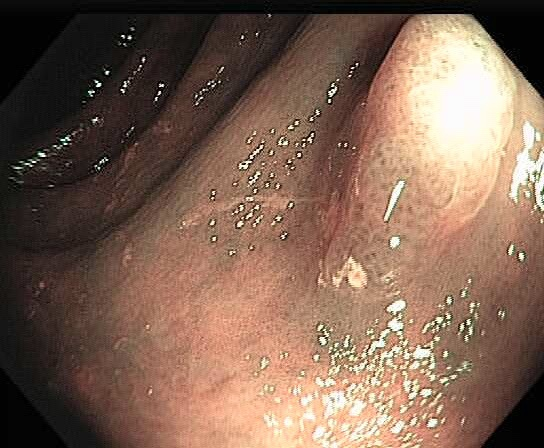
#> input picture temp/11_144.jpg, 544 x 448 px
$ python -i utils.py   (imports and definitions only)
#> lines starting #> are read from the running program, lines starting #| are printed output that depends on the picture
#> further down, picture is the input picture: shape (448, 544, 3); mean B, G, R 83.4, 99.7, 126.8
import numpy as np
import xml.etree.ElementTree as ET
import json
import cv2
import sys
import cv2
import numpy as np
import os
import pandas as pd

class AverageMeter(object):
    """Computes and stores the average and current value"""
    def __init__(self):
        self.reset()

    # [12 lines left out: functions reset, update, not called in this run]

class HiddenPrints:
    def __enter__(self):
        self._original_stdout = sys.stdout
        sys.stdout = open(os.devnull, 'w')

    def __exit__(self, exc_type, exc_val, exc_tb):
        sys.stdout.close()
        sys.stdout = self._original_stdout

class Resizer:
    def __init__(self, size=(640, 640), mode='letterbox'):
        self.size = (size, size) if isinstance(size, int) else size
        assert mode in ['letterbox', 'keep', 'no keep'], "Unknown mode: %s"%mode
        self.mode = mode

    def resize_image(self, image):
        if self.mode == 'letterbox':
            new_img = self.letterbox(image, (114, 114, 114))
        elif self.mode == 'keep':
            new_img = self.resize_keep_ar(image)
        elif self.mode == 'no keep':
            new_img = self.resize_wo_keep_ar(image)

        return new_img

    # [78 lines left out: functions resize_boxes, rescale_boxes, resize_keep_ar, resize_wo_keep_ar, not called in this run]

    def letterbox(self, im, color=(114, 114, 114), stride=32):
        ## auto = True, scaleup = False
        # Resize and pad image while meeting stride-multiple constraints
#> called with color = (114, 114, 114), stride = 32
        shape = im.shape[:2]  # current shape [height, width]
#> shape = (448, 544)
        # if isinstance(size, int):
        #     new_shape = (size, size)
        # else: new_shape = size
        new_shape = [self.size[0], self.size[1]]
        # Scale ratio (new / old)
        r = min(new_shape[0] / shape[0], new_shape[1] / shape[1])
#> r = 1.18
        r = min(r, 1.0)
#> r = 1

        # Compute padding
        new_unpad = int(round(shape[1] * r)), int(round(shape[0] * r)) # w, h
#> new_unpad = (544, 448)
        dw, dh = new_shape[1] - new_unpad[0], new_shape[0] - new_unpad[1]  # wh padding
#> dw = 96; dh = 192

        dw /= 2  # divide padding into 2 sides
#> dw = 48
        dh /= 2
#> dh = 96
        if shape[::-1] != new_unpad:  # resize
            im = cv2.resize(im, new_unpad, interpolation=cv2.INTER_LINEAR)
        top, bottom = int(round(dh - 0.1)), int(round(dh + 0.1))
#> top = 96; bottom = 96
        left, right = int(round(dw - 0.1)), int(round(dw + 0.1))
#> left = 48; right = 48
        im = cv2.copyMakeBorder(im, top, bottom, left, right, cv2.BORDER_CONSTANT, value=color)  # add border
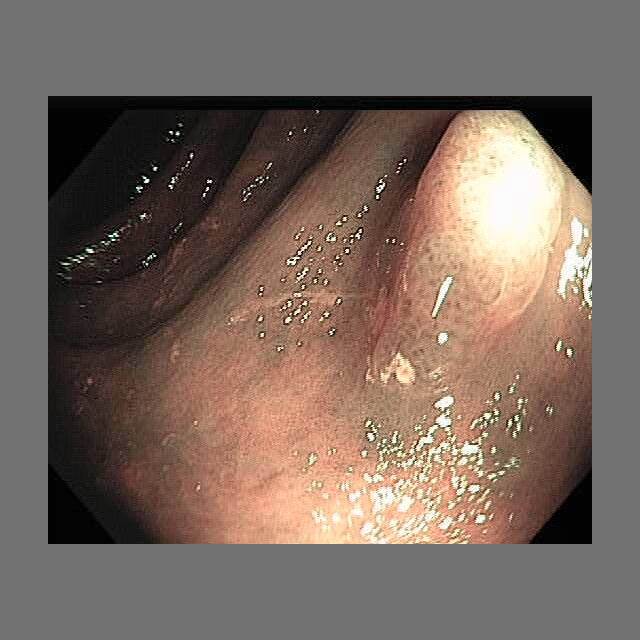
#> im: shape (640, 640, 3); mean of channels 0, 1, 2 95.8, 105.5, 121.6; drawn as B, G, R
        return im

def check_is_image(name:str):
    return name.endswith(('.jpg', '.png', '.jpeg'))

# [34 lines left out: functions parse_coco_json, parse_xml, not called in this run]

def emojis(string=''):
    # Return platform-dependent emoji-safe version of string
    return string.encode().decode('ascii', 'ignore') #if WINDOWS else string

# [113 lines left out: functions colorstr, save_csv, save_batch, save_batch_pred, not called in this run]
# [2 lines not run here, left out]

>>> import cv2
>>> picture = cv2.imread('temp/11_144.jpg')
>>> result = Resizer().resize_image(picture)

$ run again, on temp/11_222.jpg
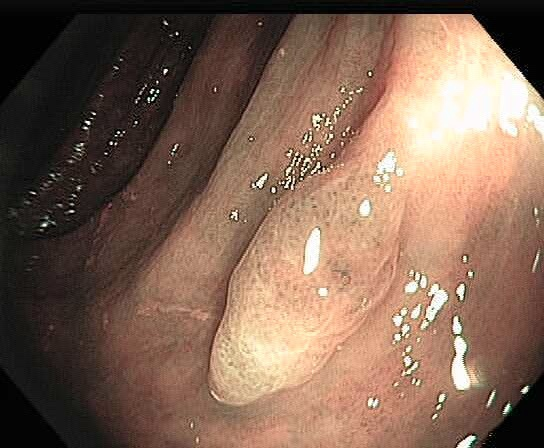
#> input picture temp/11_222.jpg, 544 x 448 px
#> picture is the input picture: shape (448, 544, 3); mean B, G, R 84.8, 101.7, 129.4
#> in letterbox, `im = cv2.copyMakeBorder(im, top, bottom, left, right, cv2.BORDER_CONST..`:
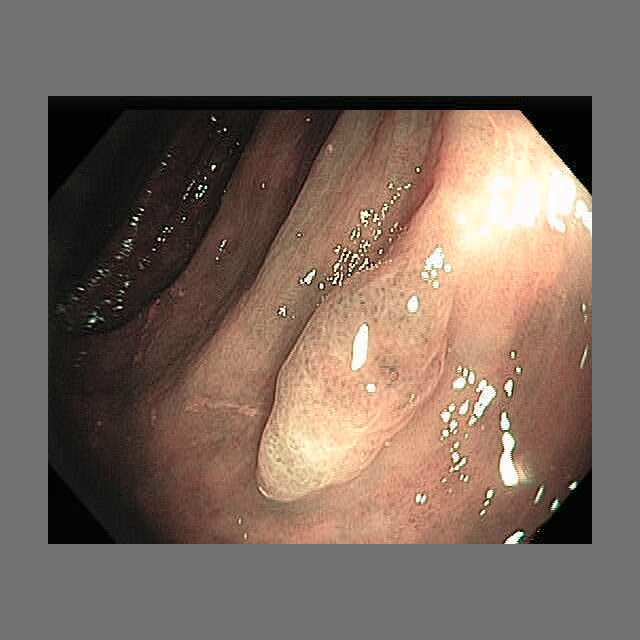
#> im: shape (640, 640, 3); mean of channels 0, 1, 2 96.6, 106.7, 123.2; drawn as B, G, R

$ run again, on temp/11_236.jpg
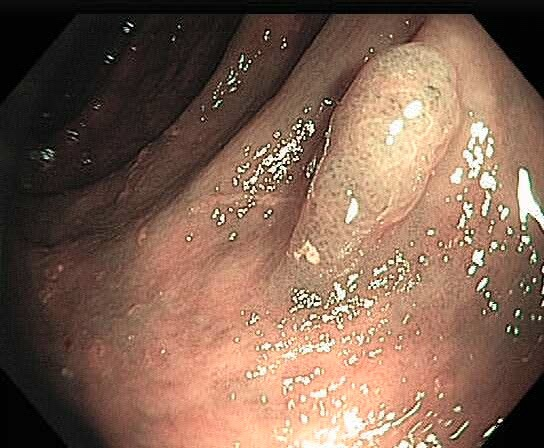
#> input picture temp/11_236.jpg, 544 x 448 px
#> picture is the input picture: shape (448, 544, 3); mean B, G, R 82, 98.9, 128
#> in letterbox, `im = cv2.copyMakeBorder(im, top, bottom, left, right, cv2.BORDER_CONST..`:
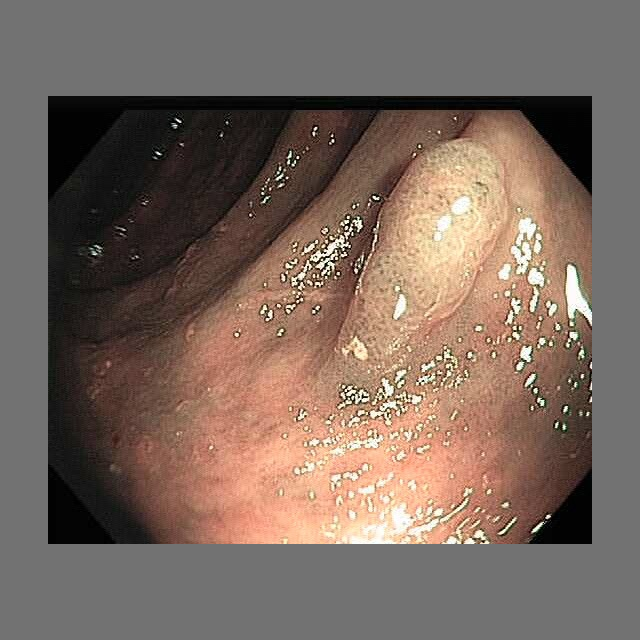
#> im: shape (640, 640, 3); mean of channels 0, 1, 2 95, 105, 122.4; drawn as B, G, R
